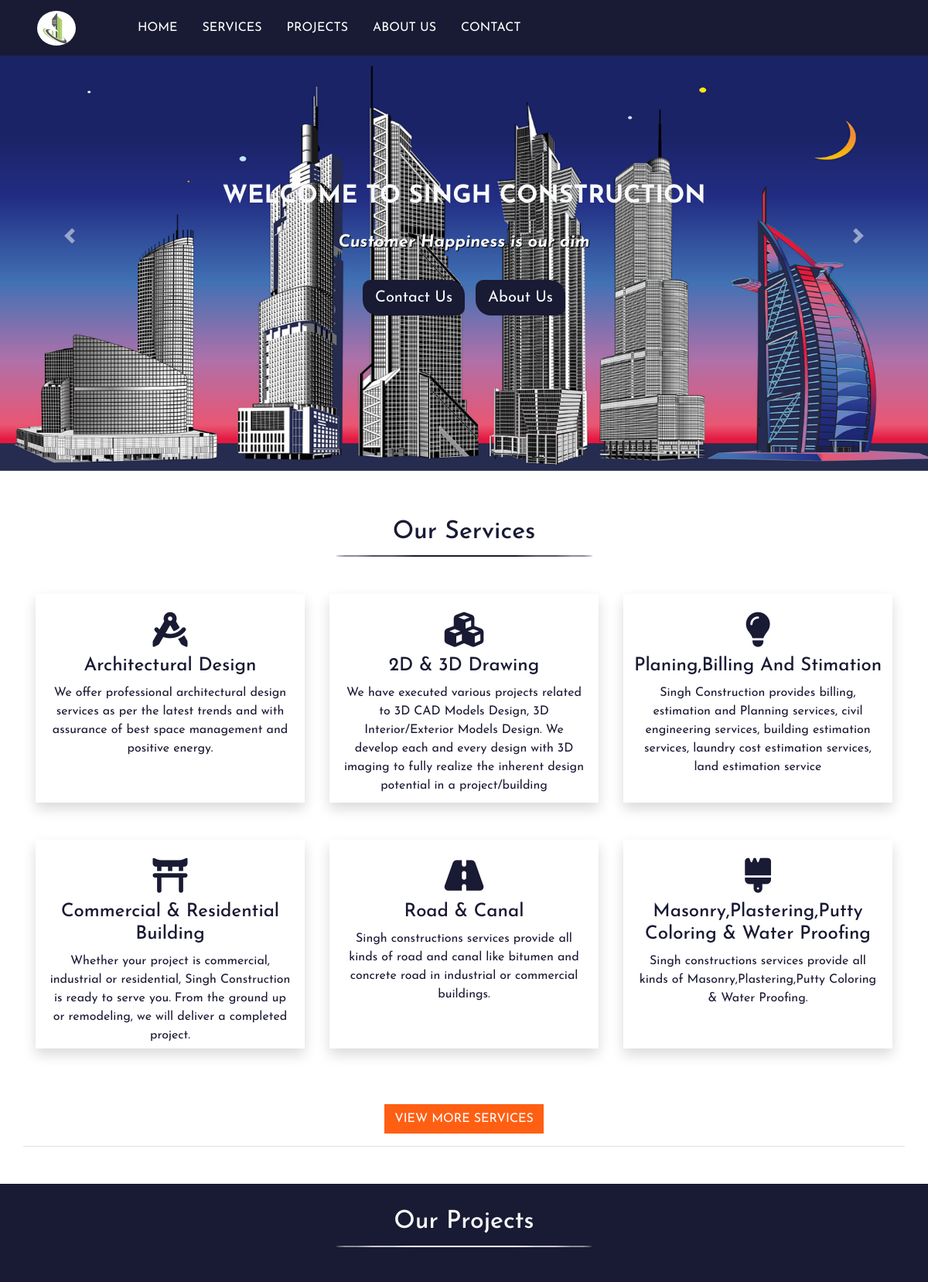
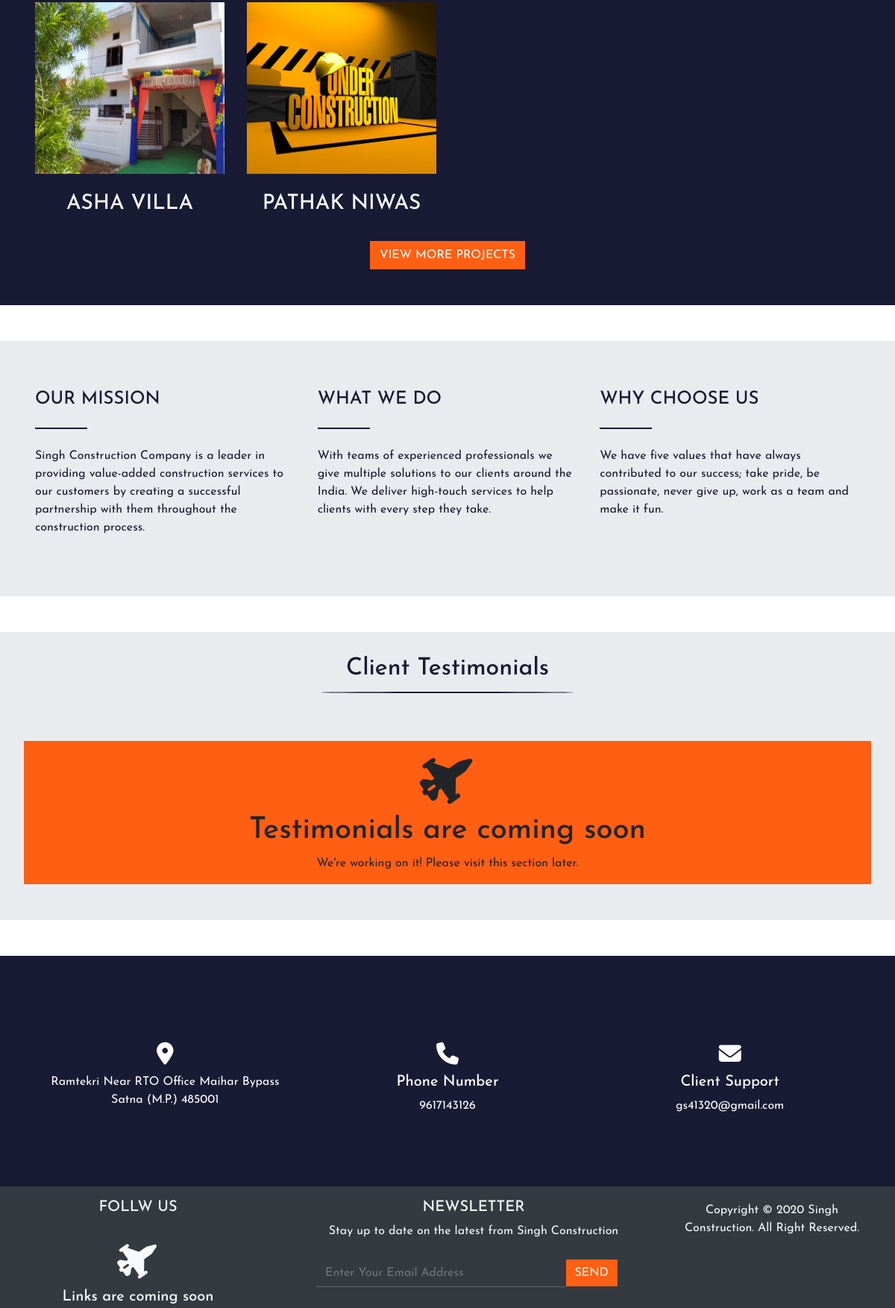
The page / (upper part) on the database its author committed (2 pictures, top to bottom).
### tables this page shows
CREATE TABLE `slider` (
  `slide_id` int(11) NOT NULL,
  `s_img1` text NOT NULL,
  `s_img2` text NOT NULL,
  `s_img3` text NOT NULL,
  `s_heading` varchar(60) NOT NULL,
  `s_slog` varchar(60) NOT NULL
);

CREATE TABLE `services` (
  `s_id` int(11) NOT NULL,
  `icon` varchar(100) NOT NULL,
  `heading` varchar(100) NOT NULL,
  `descr` varchar(255) NOT NULL
);

CREATE TABLE `project` (
  `p_id` int(11) NOT NULL,
  `p_name` varchar(100) NOT NULL,
  `p_size` varchar(100) NOT NULL,
  `p_add` varchar(255) NOT NULL,
  `p_desc` varchar(1000) NOT NULL,
  `p_img` text NOT NULL
);

CREATE TABLE `customer_support` (
  `cust_id` int(11) NOT NULL,
  `location` varchar(100) NOT NULL,
  `mobile` varchar(100) NOT NULL,
  `email` varchar(100) NOT NULL
);

### index.php (the view)
<?php include('inc/db.php');?>
<?php include('inc/header.php'); ?>
<?php include('inc/slider.php'); ?>
<div class="container text-center border-bottom" id="services">
	<h2 class="text-center">Our Services</h2>
	<span class="title-border"></span>
	<div class="row mt-4">
<?php
$sql="select * from services limit 6";
$result=$con->query($sql);
if($result->num_rows>0){
	while($row=$result->fetch_assoc()){
	echo '
		<div class="col-sm-4 mb-2 mt-2 p-3 service-info">
			<div id="service-info" class="shadow pt-4">
				'.$row['icon'].'
				<h4 class="mt-2">'.$row['heading'].'</h4>
				<p class="text-title text-center pl-3 pr-3 pb-3">'.$row['descr'].'</p>
			</div>
		</div>
	';
	}
}
?>
	</div>
	<a href="services.php" class="btn text-uppercase mt-5 mb-3" id="ser_btn"
	style="border-radius: 0px;">View More Services</a>
</div>
<div class="jumbotron project mt-5" id="projects">
	<div class="container">
		<h2 class="text-center text-light our-project">Our Projects</h2>
		<span class="title-border "></span>
		<div class="row project mt-5 mb-3">
		<?php
		$sql="select * from project limit 3";
		$result=$con->query($sql);
		while($row=$result->fetch_array()){
			$p_id=$row['p_id'];
			$p_name=$row['p_name'];
			$p_img=$row['p_img'];
			echo "
				<div class='col-lg-3 col-sm-6'>
				<input type='hidden' name='id' value=$p_id>
					<div class='image_container mr-3'>
						<a style='text-decoration:none' href='project_details.php?p_id=$p_id'
						class='p_name mt-3'>
							<img src='admin/project_img/$p_img'  class='pro_image'
							style='height: 230px;'>
						</a>
					    <div class='overlay'>
					    	<a href='project_details.php?p_id=$p_id' class='text-center text-uppercase mt-5 img-text btn'>Know More</a>
					    </div>
					</div>
						<a style='text-decoration:none' href='project_details.php?p_id=$p_id'
							class='p_name mt-3'>
							<h3 class='text-light text-center mt-4 text-uppercase'>$p_name</h3>
						</a>
					</div>
			";
		}
		?>
		</div>
		<div class="text-center">
			<a href="project.php" class="btn text-uppercase mt-2 mb-5" id="ser_btn"
				style="border-radius: 0px;">View More Projects
			</a>
		</div>
	</div>
</div>
<?php include('content.php'); ?>
<?php include('testimonials.php'); ?>
<?php include('inc/footer.php') ?>

### inc/header.php (shortened to what this page needs)
<!DOCTYPE html>
<html>
<head>
  <link rel="stylesheet" type="text/css" href="https://cdnjs.cloudflare.com/ajax/libs/animate.css/4.1.0/animate.compat.css">
  <link rel="stylesheet" type="text/css" href="https://cdnjs.cloudflare.com/ajax/libs/animate.css/4.1.0/animate.compat.min.css">
  <link rel="stylesheet" type="text/css" href="https://cdnjs.cloudflare.com/ajax/libs/animate.css/4.1.0/animate.compat.min.css.map">
  <link rel="stylesheet" type="text/css" href="https://cdnjs.cloudflare.com/ajax/libs/animate.css/4.1.0/animate.css">
  <link rel="stylesheet" type="text/css" href="https://cdnjs.cloudflare.com/ajax/libs/animate.css/4.1.0/animate.min.css">
  <link rel="stylesheet" type="text/css" href="css/bootstrap.min.css">
  <link rel="stylesheet" type="text/css" href="css/all.min.css">
  <link rel="stylesheet" type="text/css" href="css/main.css">
</head>
<body>
<nav class="navbar navbar-expand-sm navbar-dark pl-5 fixed-top w-100 text-uppercase" style="background: #191a33;">
	<a href="index.php" class="navbar-brand"><img src="images/l.png" class="img-gluid animated slideInLeft"></a>
	  <div class="collapse navbar-collapse" id="myMenu">
	  	<ul class="navbar-nav pl-5 custom-nav text-uppercase">
	  		<li class="nav-item"><a href="index.php" class="nav-link m-2">Home</a></li>
	  		<li class="nav-item"><a href="services.php" class="nav-link m-2">Services</a></li>
	  		<li class="nav-item"><a href="project.php" class="nav-link m-2">Projects</a></li>
	  		<li class="nav-item"><a href="about.php" class="nav-link m-2">About Us</a></li>
	  		<li class="nav-item"><a href="contact.php" class="nav-link m-2">Contact</a></li>
	  	</ul>
	  </div>
</nav>

### inc/slider.php (shortened to what this page needs)
<header class="back-image">
	<div id="carouselExampleControls" class="carousel slide" data-ride="carousel">
	  <div class="carousel-inner">
	  	<?php
	  	$sql="select * from slider";
	  	$result=$con->query($sql);
	  	if($result->num_rows>0){
		  	while($row=$result->fetch_assoc()){
		  		$s_img1=$row['s_img1'];
		  		$s_img2=$row['s_img2'];
		  		$s_img3=$row['s_img3'];
		  		$s_heading=$row['s_heading'];
		  		$s_slog=$row['s_slog'];
		  		echo '
				  	<div class="carousel-item active">
				      <img class="d-block" src="admin/slider_img/'.$s_img1.'" alt="First slide">
				    </div>
				    <div class="carousel-item">
				      <img class="d-block" src="admin/slider_img/'.$s_img2.'" alt="Second slide">
				    </div>
				    <div class="carousel-item">
				      <img class="d-block" src="admin/slider_img/'.$s_img3.'" alt="Third slide">
				    </div>
						<div class="myclass mainHeading text-center">
							<h2 class="text-uppercase text-light mt-5 mb-4 font-weight-bold animated fadeInRightBig">
							  '.$s_heading.'
							</h2>
							<p class="font-italic  mt-3 text-light singh-slog font-weight-bold mb-3 animated fadeInLeftBig">
							'.$s_slog.'
							</p>
							<a href="contact.php" type="button" class="btn  btn-main btn-lg mt-3 ">Contact Us</a>
							<a href="about.php" type="button" class="btn  btn-main btn-lg mt-3 ml-2">About Us</a>
						</div>
		  		';
		  	}
	  	}
	  	?>
	  </div>
	  	<a class="carousel-control-prev" href="#carouselExampleControls" role="button"
	  	data-slide="prev">
	    <span class="carousel-control-prev-icon" aria-hidden="true"></span>
	  </a>
	  <a class="carousel-control-next" href="#carouselExampleControls" role="button" data-slide="next">
	    <span class="carousel-control-next-icon" aria-hidden="true"></span>
	  </a>
	</div>
</header>

### content.php
<div class="jumbotron mt-5 mb-5" id="content">
	<div class="container">
		<div class="row">
			<div class="col-sm-4" id="content-info">
				<h4 class="text-uppercase">Our Mission</h4>
				<hr class="short">
				<p>Singh Construction Company is a leader in providing value-added construction services to our customers by creating a successful partnership with them throughout the construction process.</p>
			</div>
			<div class="col-sm-4" id="content-info">
				<h4 class="text-uppercase">What We Do</h4>
				<hr class="short">
				<p>With teams of experienced professionals we give multiple solutions to our clients around the India. We deliver high-touch services to help clients with every step they take.</p>
			</div>
			<div class="col-sm-4" id="content-info">
				<h4 class="text-uppercase">Why Choose Us</h4>
				<hr class="short">
				<p>We have five values that have always contributed to our success; take pride, be passionate, never give up, work as a team and make it fun.</p>
			</div>
		</div>
	</div>
</div>

### testimonials.php
<?php include('inc/db.php');?>
<section class="jumbotron mt-4 mb-4" id="testimonials">
   <h2 class="text-center">Client Testimonials</h2>
    <span class="title-border "></span>
  <div class="container mt-5 mb-5">
    <div class="row">
      <?php
      $sql="select * from testimonials";
      $result=$con->query($sql);
      if($result->num_rows>0){
        while($row=$result->fetch_assoc()){
          $cust_name=$row['cust_name'];
          $cust_desc=$row['cust_desc'];
          $cust_img=$row['cust_img'];
          echo '
              <div class="col-sm-3 mt-2 mb-5">
                <div class="card shadow" id="testi">
                  <div class="card-body text-center testimonials">
                    <img src="admin/cust_img/'.$cust_img.'" class="img-fluid">
                    <h5 class="card-title mt-4 mb-4 text-uppercase">'.$cust_name.'</h5>
                    <p class="card-text">'.$cust_desc.'</p>
                  </div>
                </div>
              </div>
          ';
        }
      }else{
        echo "<div class='wrapper mb-5 mt-3 text-center col-sm-12' style='background: #ff5f13;'>
            <i class='fas fa-fighter-jet fa-4x mb-3 mt-3'
            style='transform: rotate(325deg);'></i>
            <h1>Testimonials are coming soon<span class='dot'>
            </span></h1>
            <p class='text-center'>We're working on it! Please visit this section later.</p>
          </div>
        ";
      }
      ?>
    </div>
  </div>
</section>

### inc/footer.php (shortened to what this page needs)
<div class="jumbotron" id="cust_suport">
	<div class="container">
		<?php
			$sql="select * from  customer_support";
			$result=$con->query($sql);
			if($result->num_rows>0){
				while($row=$result->fetch_assoc()){
					$location=$row['location'];
					$mobile=$row['mobile'];
					$email=$row['email'];
					echo '
						<div class="row">
							<div class="col-sm-4 text-center mt-5 mb-3">
					             <div class="contact-icon">
					               <i class="fas fa-map-marker-alt"></i>
					             </div>
					             <div class="contact-text">
					                 <p>'.$location.'</p>
					             </div>
							</div>
							<div class="col-sm-4 text-center mt-5 mb-3">
					             <div class="contact-icon ">
					               <i class="fas fa-phone"></i>
					             </div>
					             <div class="contact-text">
					                 <h5>Phone Number</h5>
					                 <p>'.$mobile.'</p>
					             </div>
							</div>
							<div class="col-sm-4 text-center mt-5 mb-3">
				                 <div class="contact-icon">
				                   <i class="fas fa-envelope"></i>
				                 </div>
				                 <div class="contact-text">
				                     <h5>Client Support</h5>
				                     <p>'.$email.'</p>
				                 </div>
							</div>
						</div>
					';
				}
			}
		?>
	</div>
</div>
<div class=" bg-dark w-100" id="footer">
	<div class="row w-100">
		<div class="col-sm-4">
			<div class="text-title">
				<h5 class="text-center mt-3 text-light text-uppercase">Follw Us</h5>
			</div>
			<?php
			$select="select * from socials";
			$result=$con->query($select);
			if($result->num_rows>0){
				while($row=$result->fetch_assoc()){
					$f_link=$row['f_link'];
					$insta_link=$row['insta_link'];
					$linkedin_link=$row['linkedin_link'];
					echo '
						<div class="text-center" id="media_icon">
							<a href="'.$f_link.'" class=" text-center" target="_blank">
								<i class="fab fa-facebook-f"></i>
							</a>
							<a href="'.$insta_link.'" class=" text-center" target="_blank">
								<i class="fab fa-twitter"></i>
							</a>
							<a href="'.$linkedin_link.'" class="text-center" target="_blank">
								<i class="fab fa-linkedin"></i>
							</a>
						</div>
					';
				}
			}else{
        		echo "<div class='wrapper mb-5 mt-3 text-center col-sm-12 text-light'>
            <i class='fas fa-fighter-jet fa-3x mb-3 mt-3'
            style='transform: rotate(325deg);'></i>
            <h5>Links are coming soon<span class='dot'>
            </span></h5>
            <p class='text-center'>We're working on it! Please visit this section later.</p>
          </div>
        ";
      }
			?>
		</div>
		<div class="col-sm-5 text-center">
			<div class="text-title">
				<h5 class="text-center mt-3 text-light text-uppercase">Newsletter</h5>
				<p class="text-center text-light">Stay up to date on the latest from Singh Construction</p>
			</div>
			<form method="post" class="form-group form-inline ml-4" id="subscribe">
				<input type="email" name="email" placeholder="Enter Your Email Address" class="form-control w-75" required>
				<button type="submit" name="submit" class="btn text-uppercase">
				Send</button>
			</form>
		</div>
		<div class="col-sm-3">
			<div class="text-center text-light" id="copyright">
				Copyright ©
					<?php
						$copyYear = 2020;
						$curYear = date('Y');
						echo $copyYear . (($copyYear != $curYear) ? '-' . $curYear : '');
					?>
				Singh Construction. All Right Reserved.
			</div>
		</div>
	</div>
</div>
</body>
</html>

### css/main.css (style rules this page uses)
* { margin: 0; padding: 0; box-sizing: border-box; }
body { font-family: 'Josefin Sans',sans-serif; }
.navbar-brand img { border-radius: 100%; height: 45px; width: 50px; }
.navbar #myMenu .custom-nav .nav-item a { color: #fff; }
.carousel-item img { margin-top: 71px; width: 100%; height: 538px; }
.mainHeading { margin-top: 235px; margin-bottom:40px; }
.mainHeading .singh-slog { font-size: 22px; letter-spacing: 0px; word-spacing: 0px; text-shadow: 1px 1px 1px black; }
.btn-main { background: #191a33; border-radius: 10px 20px; border: none; color: #fff; display: inline-block; vertical-align: middle; transform: perspective(1px) translateZ(0); box-shadow: 0 0 1px rgba(0,0,0,0); transition-duration: 0.3s; transition-property: transform; transform-origin: 0 100%; }
.font-italic { font-size: 25px; }
#content { border-radius: inherit; }
#content-info h4 { color:#191a33; }
#content-info hr { background: #191a33; border: none; height: 2px; width: 70px; display: inline-block; }
#content-info p { color:#191a33; }
#testimonials { padding-bottom: 0px; padding-top: 30px; border-radius: inherit; }
#testimonials .title-border { content: ""; width: 30%; height: 2px; display: block; background: block; background-color: #191a33; border-radius: 50%; margin:1%; margin-left: 35%; }
#testimonials h2 { color: #191a33; }
#services h2 { color: #191a33; }
#services .title-border { content: ""; width: 30%; height: 2px; display: block; background: block; background-color: #191a33; border-radius: 50%; margin:1%; margin-left: 35%; }
#service-info h4 { color:#191a33; }
#ser_btn { background: #ff5f13; color: #fff; }
#service-info p { color:#191a33; }
#service-info { height: 270px; }
#service-info i { font-size: 45px; color:#191a33; }
#services { margin-top:60px; }
#projects { padding-bottom: 0px; padding-top: 30px; }
.project { background: #191a33; }
.project .title-border { content: ""; width: 30%; height: 2px; display: block; background: block; background-color: #fff; border-radius: 50%; margin:1%; margin-left: 35%; }
.image_container { position: relative; width: 100%; height: 230px; }
.pro_image { display: block; width: 100%; height: auto; opacity:1; }
#projects { margin-top: 50px; border-radius: inherit; }
#cust_suport { background: #191a33; border-radius: inherit; }
.contact-icon { font-size: 30px; color: #fff; }
.contact-text { color: #fff; }
.contact-text p { color: #fff; }
#footer { margin-top: -32px; height: auto; }
#copyright { text-align: center; margin-top: 20px; margin-bottom: 20px; }
#subscribe { margin-top: 25px; margin-bottom: 20px; }
#subscribe button { border-radius: inherit; border: none; background: #ff5f13; color: #fff; }
#subscribe input[type=email] { border: none; color: #fff; background: #343a40; border-radius: 0px; border-bottom: 1px solid; border-bottom-color: #a79f9f6b; }

### rows shown on the page
slider: s_img1 (picture), s_heading "WELCOME TO SINGH CONSTRUCTION", s_slog "Customer Happiness is our aim"
services: heading "Architectural Design", descr "We offer professional architectural design services as per the latest trends and with assurance of best space management and positive energy."
services: heading "2D & 3D Drawing", descr "We have executed various projects related to 3D CAD Models Design, 3D Interior/Exterior Models Design. We develop each and every design with 3D imaging to fully realize the inherent design potential in a project/building"
services: heading "Planing,Billing And Stimation", descr "Singh Construction provides billing, estimation and Planning services, civil engineering services, building estimation services, laundry cost estimation services, land estimation service"
services: heading "Commercial & Residential Building", descr "Whether your project is commercial, industrial or residential, Singh Construction is ready to serve you. From the ground up or remodeling, we will deliver a completed project."
services: heading "Road & Canal", descr "Singh constructions services provide all kinds of road and canal like bitumen and concrete road in industrial or commercial buildings."
services: heading "Masonry,Plastering,Putty Coloring & Water Proofing", descr "Singh constructions services provide all kinds of Masonry,Plastering,Putty Coloring & Water Proofing."
project: p_img (picture), p_name "ASHA VILLA"
project: p_img (picture), p_name "PATHAK NIWAS"
customer_support: location "Ramtekri Near RTO Office Maihar Bypass Satna (M.P.) 485001", mobile "9617143126", email "gs41320@gmail.com"

### other values the page prints
$copyYear "2020"
